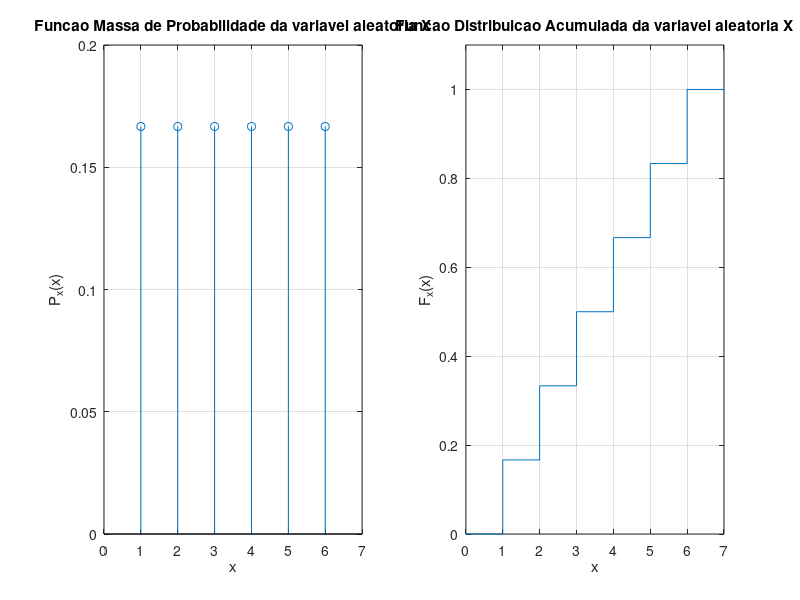

MATLAB code to generate this figure:
% alinea (a):

x = 1:6;
px = ones(1,6)/6;
subplot(1,2,1)
stem(x,px)
axis([0,7,0,0.20]);
xlabel('x');
ylabel('P_x(x)')
title('Funcao Massa de Probabilidade da variavel aleatoria X')
grid on

%alinea (b):

FX = cumsum([0,px,0]);
subplot(1,2,2)
stairs(0:7,FX);
axis([0,7,0,1.1]);
xlabel('x');
ylabel('F_x(x)');
title('Funcao Distribuicao Acumulada da variavel aleatoria X')
grid on